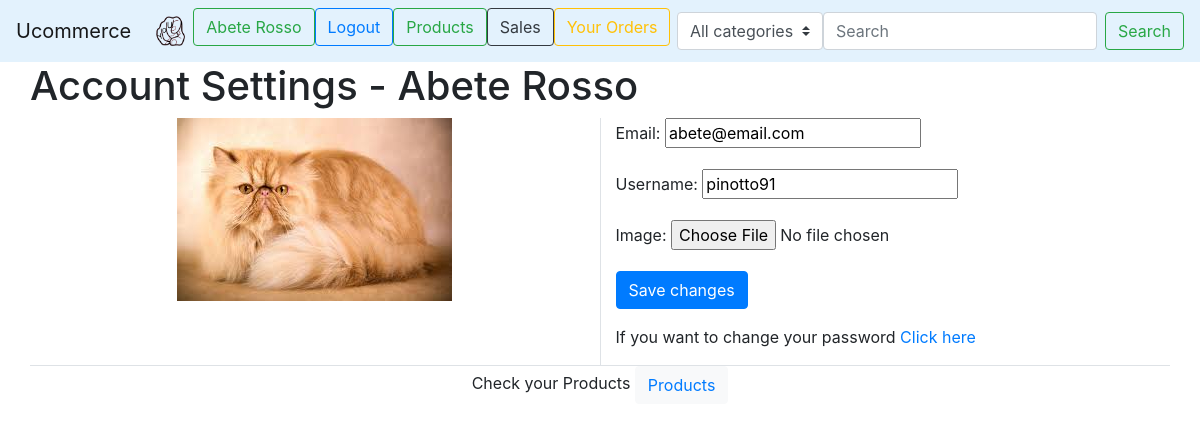
The page /user/account/ (signed in) on the database its author committed.
### user_management/models.py (models this page shows, shortened)
class CustomUser(AbstractBaseUser):
    email = models.EmailField(verbose_name="email", max_length=70, unique=True)
    username = models.CharField(max_length=30, unique=True)
    image = models.ImageField(upload_to='profile_image', default='/None/default_picture.png')
    date_joined = models.DateTimeField(verbose_name='date joined', auto_now_add=True)
    last_login = models.DateTimeField(verbose_name='last login', auto_now=True)
    is_admin = models.BooleanField(default=False)
    is_active = models.BooleanField(default=True)
    is_staff = models.BooleanField(default=False)
    is_superuser = models.BooleanField(default=False)
    first_name = models.CharField(max_length=30, default=None)
    last_name = models.CharField(max_length=30, default=None)
    is_vendor= models.BooleanField(default=False)
    USERNAME_FIELD = 'email'
    REQUIRED_FIELDS = ['username', 'first_name', 'last_name']  # required field other than email
    objects = CustomAccountManager()

### user_management/views.py (the view)
# urls.py: path('account/', views.account_view, name='account'),
def account_view(request):
    if not request.user.is_authenticated:
        return redirect('user_management:login')
    context = {}
    if request.POST:
        form = AccountUpdateForm(request.POST, request.FILES or None, instance=request.user)
        if form.is_valid():
            messages.success(request, 'Account Updated')
            form.save()
    else:
        form = AccountUpdateForm(
            initial={
                "email": request.user.email,
                "username": request.user.username,
                "is_vendor": CustomUser.objects.get(pk=request.user.pk).is_vendor #take the attribute Is_vendor of the custom user
            }
        )
    context['account_form'] = form
    return render(request, 'registration/user_profile.html', context)

### user_management/forms.py (shortened to what this page needs)
class AccountUpdateForm(forms.ModelForm):
    class Meta:
        model = CustomUser
        fields = ('email', 'username', 'image', 'is_vendor')
        widgets = {
            'image': forms.FileInput(),
        }
    def __init__(self, *args, **kwargs):
        super(AccountUpdateForm, self).__init__(*args, **kwargs)
        self.fields['image'].required = False
        if self.instance:
            if 'initial' in kwargs.keys():
                if kwargs['initial']['is_vendor']:
                    self.fields.pop('is_vendor')
            if self.instance.is_vendor:
                self.fields.pop('is_vendor')

### user_management/templates/registration/user_profile.html (shortened to what this page needs)
{% extends 'base.html' %}
{% block content %}
    <div class="container">
        <div class="row "> <h1>Account Settings - {{ user.first_name }} {{ user.last_name }}</h1></div>
        <div class="row ">
            <div class="col border-right"-sm>
                <div class="text-center">
                    {% if  user.image.url  is not None %}
                        <img src="{{ user.image.url }}"  class="img-fluid" alt="user profile image" height="240">
                    {% else %}
                        <img src="/static/images/default_picture.png" alt="user profile image" height="240">
                    {% endif %}
                </div>
            </div>
          <div class="col-sm">
            <form method="post" enctype="multipart/form-data">{% csrf_token %}
            <div class="form-group">
                {% for field in account_form %}
                    <p>
                        {{field.label_tag}}
                        {{field}}
                    </p>
                {% endfor %}
                <button type="submit" class="btn btn-primary">Save changes</button>
            </div>
        </form>
            <p>If you want to change your password  <a href="{% url 'user_management:password_change' %}">Click here</a> </p>
        </div>
        </div>
        <div class="row justify-content-center border-top">
            {% if request.user.is_authenticated %}
            {% if request.user.is_vendor%}
                <p> Check your Products
                                <button type="button" class="btn btn-light">
                 <a href="{% url 'product_management:product_management'%}"> Products</a>
                </button>
                </p>
            {% endif %}
            {% endif %}
        </div>
    </div>
{% endblock %}

### templates/base.html (shortened to what this page needs)
<!doctype html>
<html lang="en">
  <head>
    <link rel="stylesheet" href="https://maxcdn.bootstrapcdn.com/bootstrap/4.0.0/css/bootstrap.min.css">
  </head>
  <body>
    <nav class="navbar navbar-expand-lg navbar-light " style="background-color: #e3f2fd;">
        <a class="navbar-brand" href="#">Ucommerce</a>
        <div class="collapse navbar-collapse" id="navbarSupportedContent">
            <ul class="navbar-nav mr-auto">
                <li class="nav-item active">
                    <a class="nav-link" href="{% url 'home' %}"><img src="/static/images/logo.png" width="30" height="30" class="d-inline-block align-top" alt=""> </a>
                </li>
                {% if not request.user.is_authenticated %}
                    <li>
                        <a  class="btn btn-outline-success"  href="{% url 'user_management:login' %}">
                            Login
                        </a>
                    </li>
                    <li>
                        <a type="button" class="btn btn-outline-primary" href="{% url 'user_management:signup' %}">
                            Register
                        </a>
                    </li>
                {%else %}
                    <li>
                    <a  class="btn btn-outline-success"  href=" {% url 'user_management:account' %}">
                        {{ user.first_name }} {{ user.last_name }}
                    </a>
                    </li>
                    <li>
                        <a type="button" class="btn btn-outline-primary" href="{% url 'user_management:logout' %}">
                            Logout
                        </a>
                    </li>
                    {% if user.is_vendor  %}
                        <li>
                            <a  class="btn btn-outline-success"  href=" {% url 'product_management:product_management'%}">
                                Products
                            </a>
                        </li>
                        <li>
                            <a  class="btn btn-outline-dark"  href=" {% url 'sales:sales_page'%}">
                                Sales
                            </a>
                        </li>
                    {% endif %}
                   <li>
                    <a type="button" class="btn btn-outline-warning" href="{% url 'sales:user_orders' %}">
                            Your Orders
                        </a>
                    </li>
                {% endif %}
            </ul>
            <form class="form-inline my-2 my-lg-0" action="{% url 'search' %}"  method="POST" > {% csrf_token %}
                <div class="form-group-inline">
                    <select class="custom-select" id="category" name="category">
                     <option value="all">All categories</option>
                    </select>
                </div>
                <input class="form-control mr-sm-2" name="query" type="search" placeholder="Search" aria-label="Search">
                <button class="btn btn-outline-success my-2 my-sm-0" type="submit">Search</button>
            </form>
          </div>
    </nav>
    {% block content %}
    {% endblock %}
  </body>
</html>

### rows shown on the page
CustomUser: first_name "Abete", last_name "Rosso", image (picture), account_form "abete@email.com" "pinotto91"

### other values the page prints
{{ field.label_tag }} "Email:" "Username:" "Image:"
